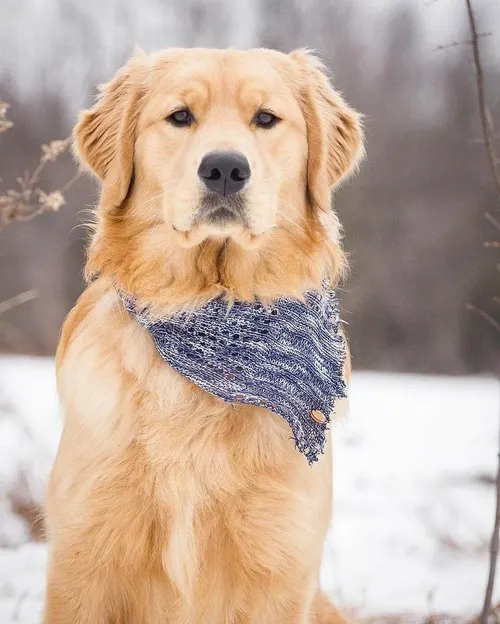
#> input picture Photos/Dog_1.webp, 500 x 624 px, found by its file name
$ python erode.py
#> lines starting #> are read from the running program, lines starting #| are printed output that depends on the picture
### Day_2/edge_cascade.py
import cv2 as cv

img = cv.imread('Photos/Dog_1.webp')
#> img is the input picture: shape (624, 500, 3); mean B, G, R 156.4, 171, 192.1

bruh = cv.Canny(img, 125,175)
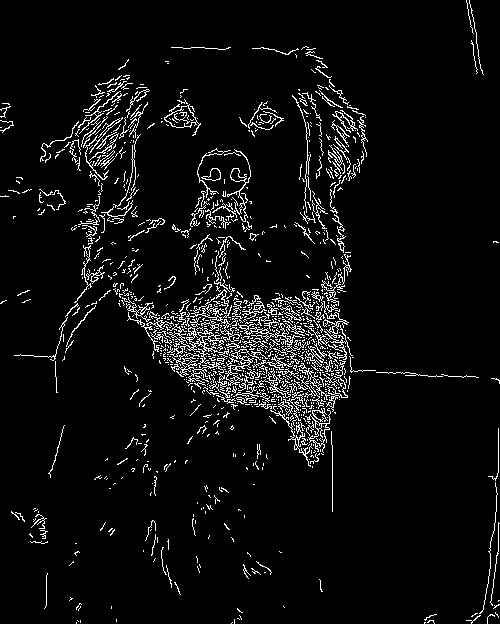
#> bruh: shape (624, 500); 5.6% white in thin lines or dots

cv.imshow('lol',bruh)
cv.waitKey(0)

### Day_2/dilated.py
import cv2 as cv
from edge_cascade import bruh
img = cv.imread('Photos/Dog_2.webp')
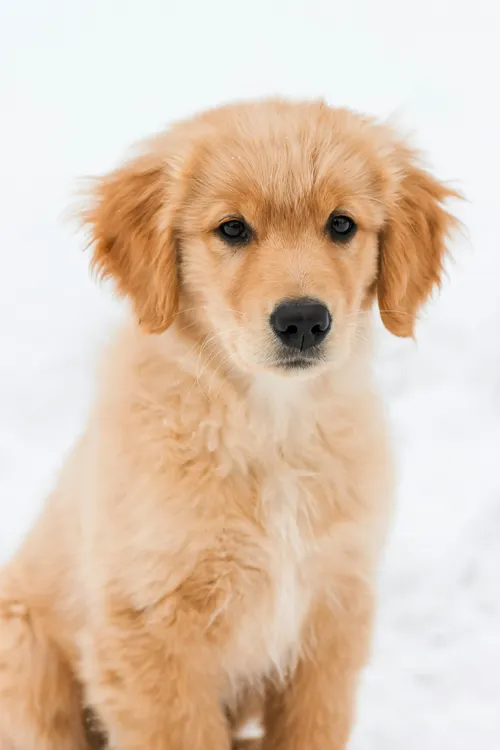
#> input picture Photos/Dog_2.webp, 500 x 750 px, found by its file name
#> img is the input picture: shape (750, 500, 3); mean B, G, R 181.2, 201.4, 223.4

dialated = cv.dilate(bruh , (3,3), iterations=1)
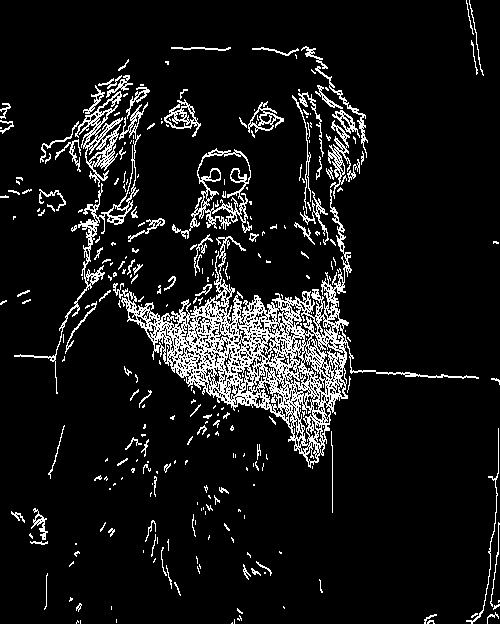
#> dialated: shape (624, 500); 9.1% white in thin lines or dots

cv.imshow("idk",dialated)
cv.waitKey(0)

### Day_2/erode.py
import cv2 as cv
from dilated import dialated

a = cv.erode(dialated, (3,3),iterations=5)
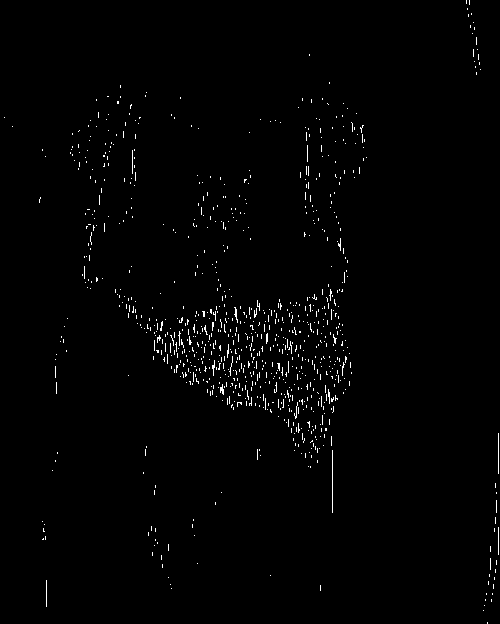
#> a: shape (624, 500); 1.1% white in thin lines or dots

cv.imshow('a',a)
cv.waitKey(0)
